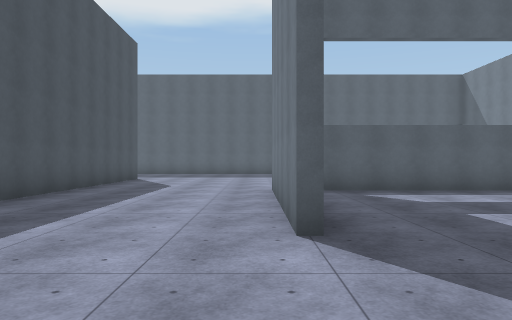
view 1 (above)

24 first-person views from a walk through a scene from a Unity 3-D project. The camera is 1.4 m above the floor, looks level and sees 70° across. The floor is counted in squares, 2 m on a side. Each view is taken from the middle of a square. On the plan, view 1 faces up. The plan holds only what a view shows up to about 11 squares ahead; the rest is blank. The place goes on beyond the plan. The player is left out. Surface patterns are stand-ins for the level's own textures.

view 2
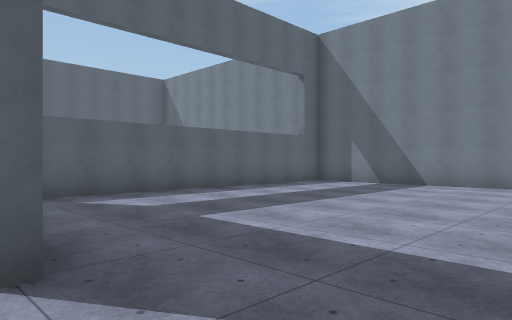

view 3
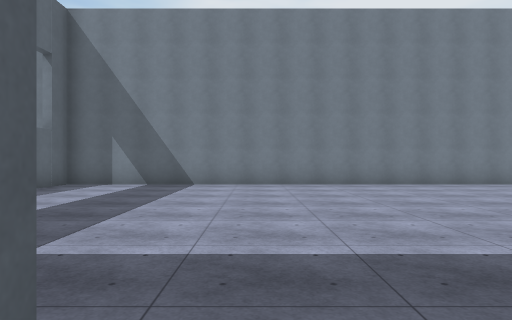

view 4
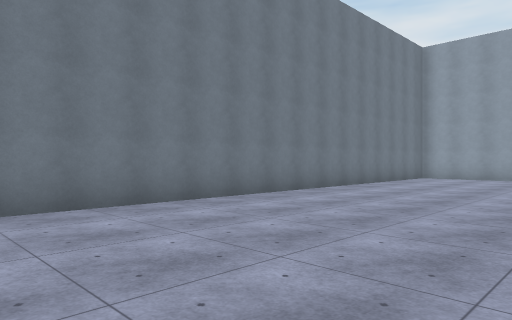

view 5
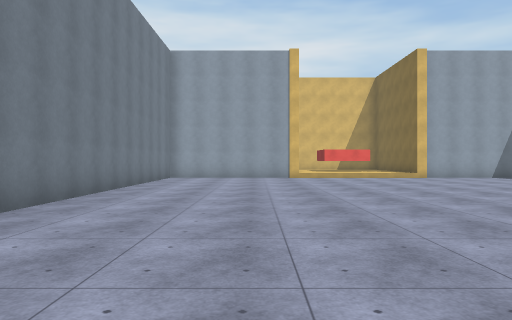

view 6
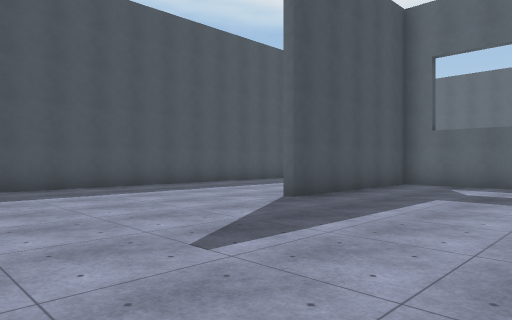

view 7
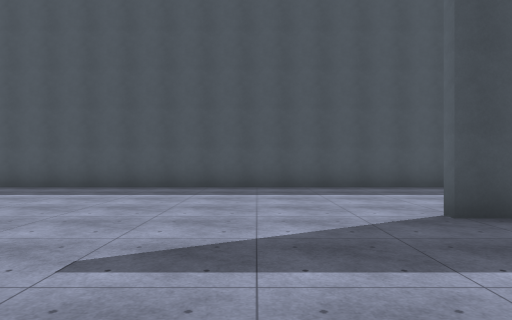

view 8
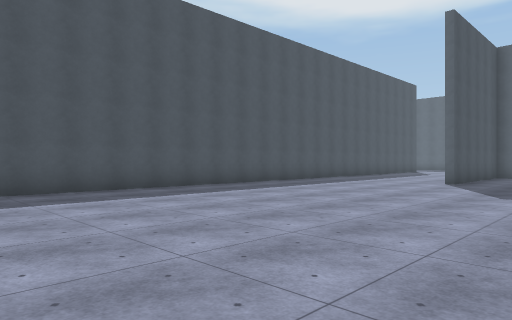

view 9
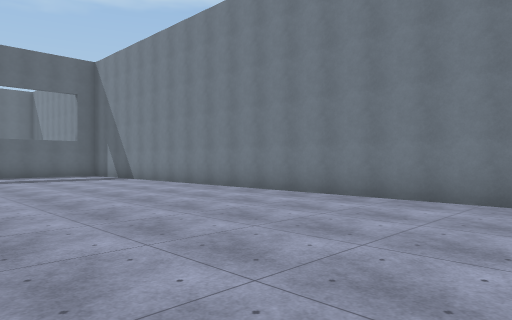

view 10
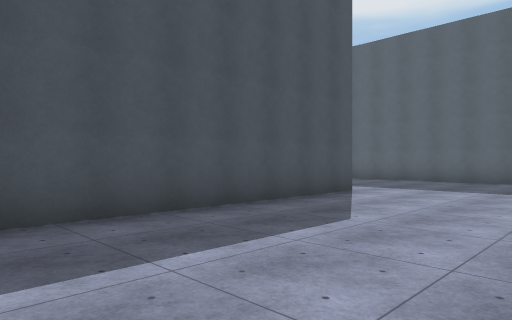

view 11
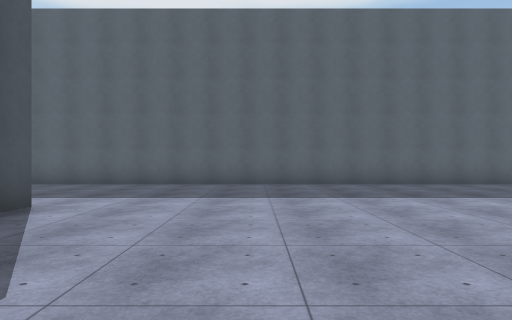

view 12
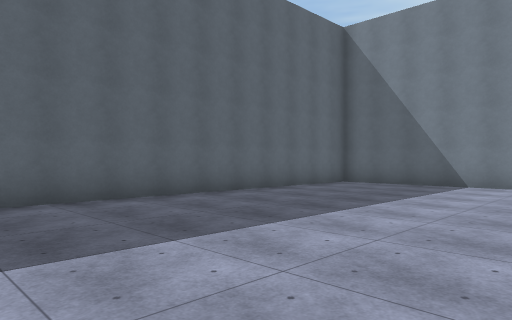

view 13
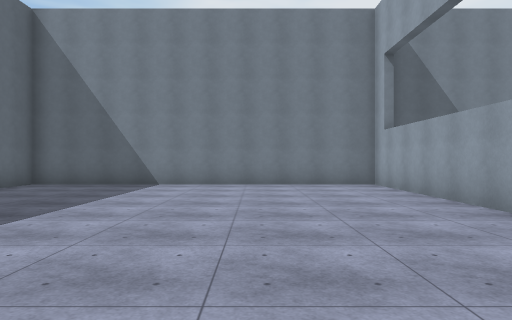

view 14
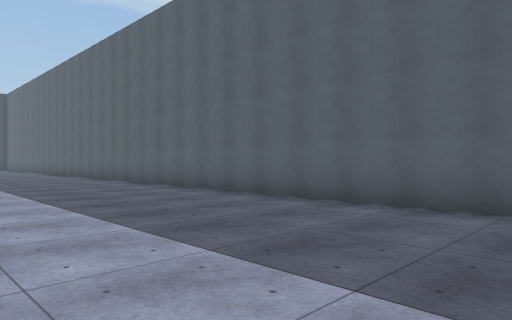

view 15
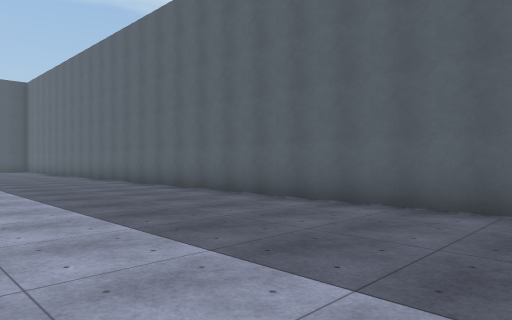

view 16
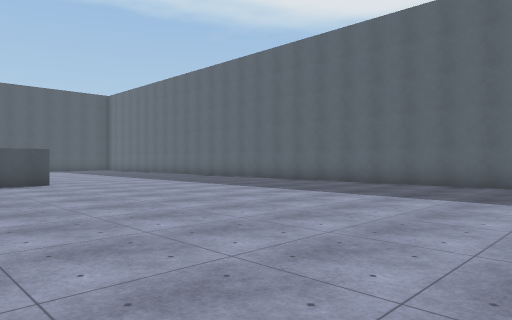

view 17
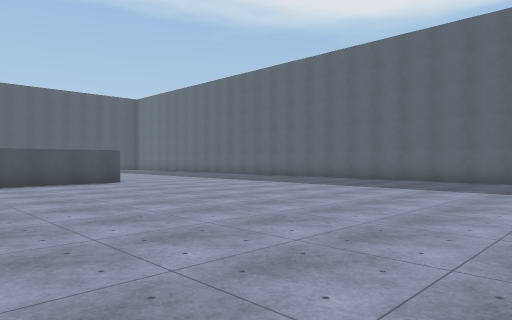

view 18
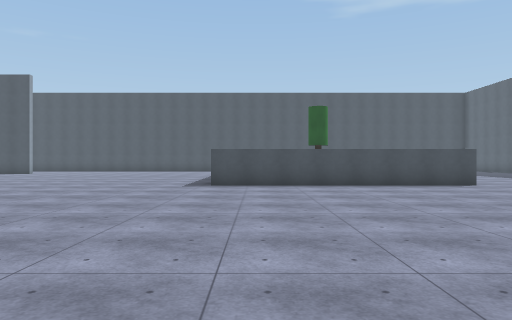

view 19
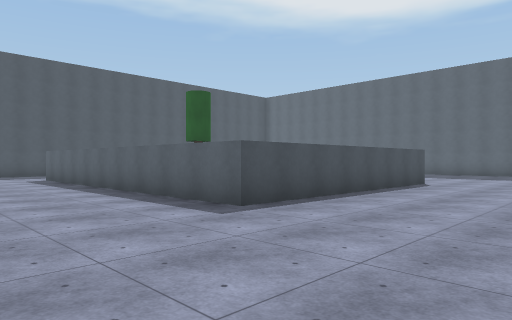

view 20
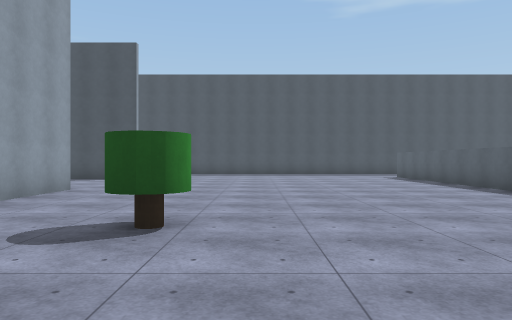

view 21
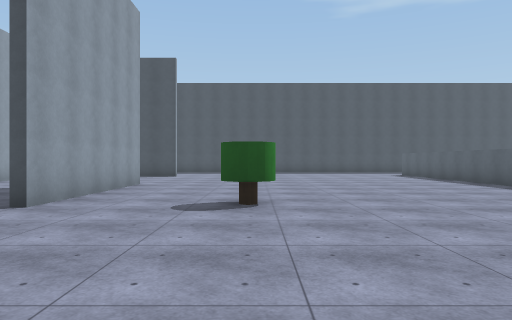

view 22
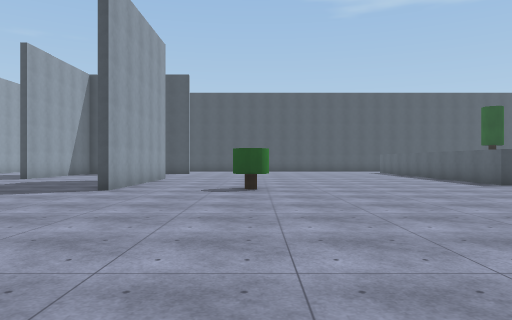

view 23
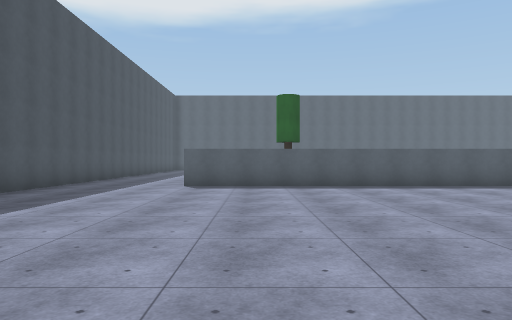

view 24
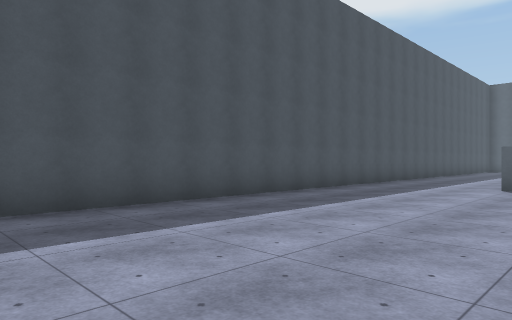

### Floor plan
Points are (right, up) in squares from view 1. A wall is a line through its corners. A room is listed if a view was taken in it or the views show most of it. See-through windows are left out.
Room 1 (views 1, 2, 3, 4, 5, 6, 7, 8, 9, 10, 11)
walls: (0.4, 3.4) (0.4, 8.5); (10.4, -8) (10.4, 8.4) (0.6, 8.4) (0.6, 3.4); (-4.4, 9.6) (-4.4, -6.6)
ways out: opening at (-1.5, 9) to room 2
Room 2 (views 12, 13, 14, 15, 16, 17, 18, 19, 20, 21, 22, 23, 24)
walls: (-16.1, 11.1) (-16.1, 3.8) (-26, 3.8); (-4.4, 13.6) (-4.4, 9.6); (-19.6, -6.4) (-14.4, -6.4); (-29.4, 5) (-29.4, -5.1); (4.8, 8.6) (10.4, 8.6) (10.4, 18.4) (-16.2, 18.4)
ways out: opening at (-1.5, 9) to room 1
objects: other object (-15, -3)

Positions as (right, up) in squares from view 1, and headings:
1: (0, 0), facing up
2: (0, 1), facing up-right
3: (0, 3), facing right
4: (5, 3), facing down-right
5: (7, 3), facing down
6: (5, -2), facing up-left
7: (5, 1), facing left
8: (4, -8), facing up-left
9: (4, -8), facing up-right
10: (0, 6), facing up-left
11: (-1, 8), facing up
12: (0, 12), facing up-right
13: (0, 12), facing right
14: (-1, 13), facing up-left
15: (-6, 13), facing up-left
16: (-5, 8), facing up-left
17: (-5, 6), facing up-left
18: (-6, 5), facing left
19: (-12, 0), facing up-left
20: (-11, -2), facing left
21: (-9, -3), facing left
22: (-6, -3), facing left
23: (-24, -6), facing up
24: (-24, -6), facing up-left
